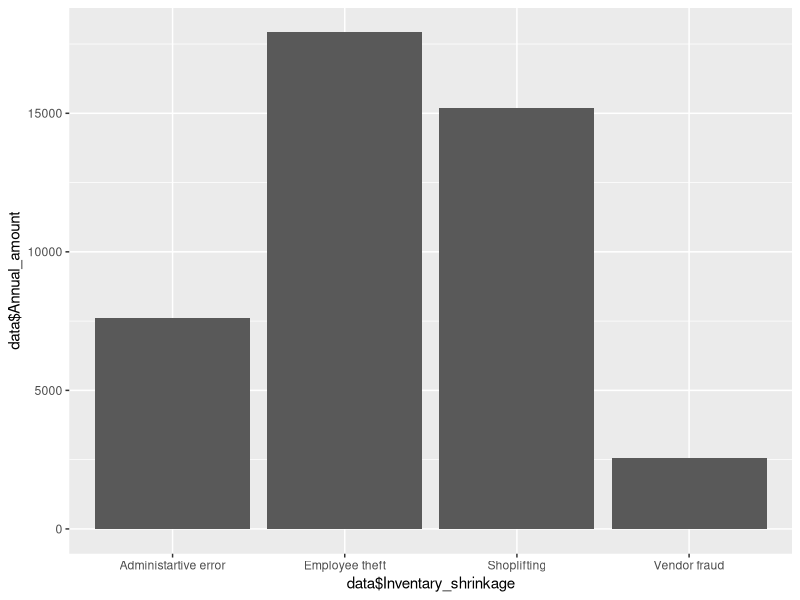

This figure's R source:
# Bar Graph :

Inventary_shrinkage <- c("Employee theft","Shoplifting","Administartive error","Vendor fraud")

Annual_amount <- c(17918.6, 15191.9,7617.6,2553.6) 

data <- data.frame(Inventary_shrinkage,Annual_amount)

Proportion <- data$Annual_amount/sum(data$Annual_amount)

Percent <- Proportion*100

data <- cbind(data,Proportion,Percent)

Degree <- data$Proportion*360

data<-cbind(data,Degree)

library(ggplot2)

ggplot(data,aes(x=data$Inventary_shrinkage,y=data$Annual_amount))+geom_bar(stat = "identity")
